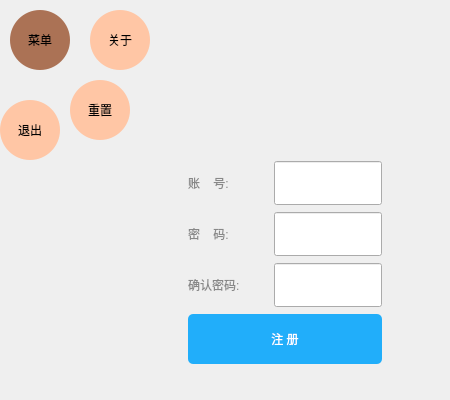
<?xml version="1.0" encoding="UTF-8"?>
<ui version="4.0">
 <class>Form</class>
 <widget class="QWidget" name="Form">
  <property name="geometry">
   <rect>
    <x>0</x>
    <y>0</y>
    <width>450</width>
    <height>400</height>
   </rect>
  </property>
  <property name="minimumSize">
   <size>
    <width>0</width>
    <height>0</height>
   </size>
  </property>
  <property name="maximumSize">
   <size>
    <width>1000</width>
    <height>1000</height>
   </size>
  </property>
  <property name="windowTitle">
   <string>撩课-计算器</string>
  </property>
  <property name="styleSheet">
   <string notr="true">QWidget#Form {
border-image: url(:/lk/register.jpg);

}</string>
  </property>
  <widget class="QPushButton" name="pushButton_2">
   <property name="geometry">
    <rect>
     <x>10</x>
     <y>10</y>
     <width>60</width>
     <height>60</height>
    </rect>
   </property>
   <property name="styleSheet">
    <string notr="true">QPushButton {
	background-color: rgb(171, 114, 85);
	border-radius: 30px;
}

QPushButton:checked {
	background-color: rgb(229, 152, 114);
	border-radius: 30px;
}</string>
   </property>
   <property name="text">
    <string>菜单</string>
   </property>
   <property name="checkable">
    <bool>true</bool>
   </property>
   <property name="checked">
    <bool>false</bool>
   </property>
   <property name="flat">
    <bool>false</bool>
   </property>
  </widget>
  <widget class="QPushButton" name="pushButton_3">
   <property name="geometry">
    <rect>
     <x>0</x>
     <y>100</y>
     <width>60</width>
     <height>60</height>
    </rect>
   </property>
   <property name="styleSheet">
    <string notr="true">background-color: rgb(255, 198, 165);
border-radius: 30px;</string>
   </property>
   <property name="text">
    <string>退出</string>
   </property>
   <property name="flat">
    <bool>false</bool>
   </property>
  </widget>
  <widget class="QPushButton" name="pushButton_4">
   <property name="geometry">
    <rect>
     <x>70</x>
     <y>80</y>
     <width>60</width>
     <height>60</height>
    </rect>
   </property>
   <property name="styleSheet">
    <string notr="true">background-color: rgb(255, 198, 165);
border-radius: 30px;</string>
   </property>
   <property name="text">
    <string>重置</string>
   </property>
   <property name="flat">
    <bool>false</bool>
   </property>
  </widget>
  <widget class="QPushButton" name="pushButton_5">
   <property name="geometry">
    <rect>
     <x>90</x>
     <y>10</y>
     <width>60</width>
     <height>60</height>
    </rect>
   </property>
   <property name="styleSheet">
    <string notr="true">background-color: rgb(255, 198, 165);
border-radius: 30px;</string>
   </property>
   <property name="text">
    <string>关于</string>
   </property>
   <property name="flat">
    <bool>false</bool>
   </property>
  </widget>
  <widget class="QWidget" name="">
   <property name="geometry">
    <rect>
     <x>160</x>
     <y>160</y>
     <width>250</width>
     <height>205</height>
    </rect>
   </property>
   <layout class="QGridLayout" name="gridLayout">
    <item row="0" column="0">
     <widget class="QLabel" name="label">
      <property name="sizePolicy">
       <sizepolicy hsizetype="Fixed" vsizetype="Preferred">
        <horstretch>0</horstretch>
        <verstretch>0</verstretch>
       </sizepolicy>
      </property>
      <property name="styleSheet">
       <string notr="true">color: rgb(136, 136, 136);</string>
      </property>
      <property name="text">
       <string>账    号:</string>
      </property>
     </widget>
    </item>
    <item row="0" column="1">
     <widget class="QLineEdit" name="lineEdit">
      <property name="sizePolicy">
       <sizepolicy hsizetype="Fixed" vsizetype="Fixed">
        <horstretch>0</horstretch>
        <verstretch>0</verstretch>
       </sizepolicy>
      </property>
      <property name="minimumSize">
       <size>
        <width>0</width>
        <height>44</height>
       </size>
      </property>
     </widget>
    </item>
    <item row="1" column="0">
     <widget class="QLabel" name="label_2">
      <property name="sizePolicy">
       <sizepolicy hsizetype="Fixed" vsizetype="Preferred">
        <horstretch>0</horstretch>
        <verstretch>0</verstretch>
       </sizepolicy>
      </property>
      <property name="styleSheet">
       <string notr="true">color: rgb(136, 136, 136);</string>
      </property>
      <property name="text">
       <string>密    码:</string>
      </property>
     </widget>
    </item>
    <item row="1" column="1">
     <widget class="QLineEdit" name="lineEdit_2">
      <property name="sizePolicy">
       <sizepolicy hsizetype="Fixed" vsizetype="Fixed">
        <horstretch>0</horstretch>
        <verstretch>0</verstretch>
       </sizepolicy>
      </property>
      <property name="minimumSize">
       <size>
        <width>0</width>
        <height>44</height>
       </size>
      </property>
     </widget>
    </item>
    <item row="2" column="0">
     <widget class="QLabel" name="label_3">
      <property name="sizePolicy">
       <sizepolicy hsizetype="Fixed" vsizetype="Preferred">
        <horstretch>0</horstretch>
        <verstretch>0</verstretch>
       </sizepolicy>
      </property>
      <property name="styleSheet">
       <string notr="true">color: rgb(136, 136, 136);</string>
      </property>
      <property name="text">
       <string>确认密码:</string>
      </property>
     </widget>
    </item>
    <item row="2" column="1">
     <widget class="QLineEdit" name="lineEdit_3">
      <property name="sizePolicy">
       <sizepolicy hsizetype="Fixed" vsizetype="Fixed">
        <horstretch>0</horstretch>
        <verstretch>0</verstretch>
       </sizepolicy>
      </property>
      <property name="minimumSize">
       <size>
        <width>0</width>
        <height>44</height>
       </size>
      </property>
     </widget>
    </item>
    <item row="3" column="0" colspan="2">
     <widget class="QPushButton" name="pushButton">
      <property name="sizePolicy">
       <sizepolicy hsizetype="Expanding" vsizetype="Fixed">
        <horstretch>0</horstretch>
        <verstretch>0</verstretch>
       </sizepolicy>
      </property>
      <property name="minimumSize">
       <size>
        <width>0</width>
        <height>50</height>
       </size>
      </property>
      <property name="styleSheet">
       <string notr="true">QPushButton {
	background-color: rgb(33, 174, 250);
	border-radius: 5px;
	color: white;
}
QPushButton:hover {
	background-color: rgb(72, 203, 250);
}
QPushButton:pressed {
	background-color: rgb(85, 85, 255);
}</string>
      </property>
      <property name="text">
       <string>注 册</string>
      </property>
     </widget>
    </item>
   </layout>
  </widget>
  <zorder>label</zorder>
  <zorder>label_2</zorder>
  <zorder>label_3</zorder>
  <zorder>lineEdit</zorder>
  <zorder>lineEdit_2</zorder>
  <zorder>lineEdit_3</zorder>
  <zorder>pushButton</zorder>
  <zorder>pushButton_3</zorder>
  <zorder>pushButton_4</zorder>
  <zorder>pushButton_5</zorder>
  <zorder>pushButton_2</zorder>
 </widget>
 <resources>
  <include location="images.qrc"/>
 </resources>
 <connections>
  <connection>
   <sender>pushButton_2</sender>
   <signal>clicked(bool)</signal>
   <receiver>Form</receiver>
   <slot>show_hide(bool)</slot>
   <hints>
    <hint type="sourcelabel">
     <x>41</x>
     <y>39</y>
    </hint>
    <hint type="destinationlabel">
     <x>60</x>
     <y>203</y>
    </hint>
   </hints>
  </connection>
  <connection>
   <sender>pushButton_3</sender>
   <signal>clicked()</signal>
   <receiver>Form</receiver>
   <slot>menu1()</slot>
   <hints>
    <hint type="sourcelabel">
     <x>28</x>
     <y>145</y>
    </hint>
    <hint type="destinationlabel">
     <x>30</x>
     <y>177</y>
    </hint>
   </hints>
  </connection>
  <connection>
   <sender>pushButton_4</sender>
   <signal>clicked()</signal>
   <receiver>Form</receiver>
   <slot>menu2()</slot>
   <hints>
    <hint type="sourcelabel">
     <x>96</x>
     <y>108</y>
    </hint>
    <hint type="destinationlabel">
     <x>135</x>
     <y>157</y>
    </hint>
   </hints>
  </connection>
  <connection>
   <sender>pushButton_5</sender>
   <signal>clicked()</signal>
   <receiver>Form</receiver>
   <slot>menu3()</slot>
   <hints>
    <hint type="sourcelabel">
     <x>131</x>
     <y>38</y>
    </hint>
    <hint type="destinationlabel">
     <x>192</x>
     <y>45</y>
    </hint>
   </hints>
  </connection>
 </connections>
 <slots>
  <slot>show_hide(bool)</slot>
  <slot>menu1()</slot>
  <slot>menu2()</slot>
  <slot>menu3()</slot>
 </slots>
</ui>
